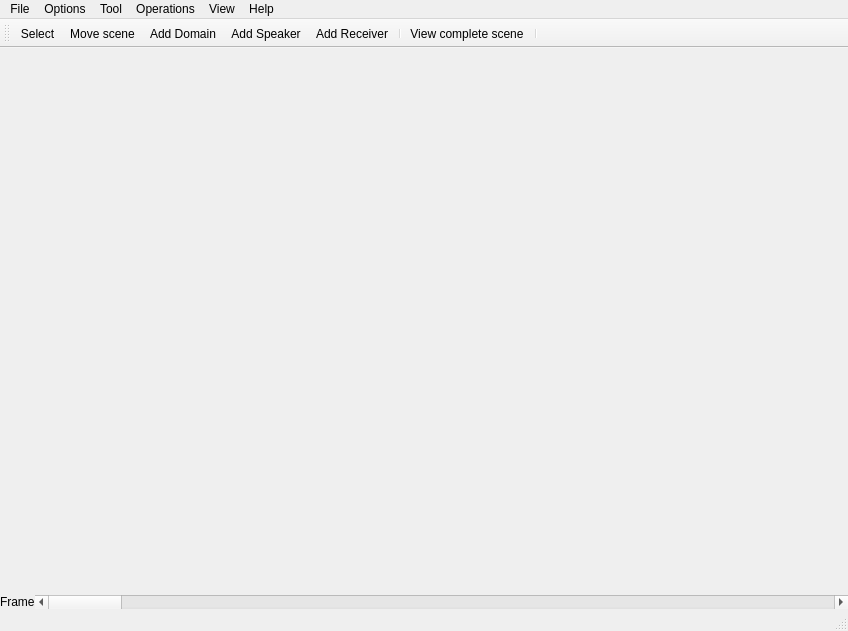
<?xml version="1.0" encoding="UTF-8"?>
<ui version="4.0">
 <class>MainWindow</class>
 <widget class="QMainWindow" name="MainWindow">
  <property name="geometry">
   <rect>
    <x>0</x>
    <y>0</y>
    <width>848</width>
    <height>631</height>
   </rect>
  </property>
  <property name="windowTitle">
   <string>OpenPSTD</string>
  </property>
  <widget class="QWidget" name="centralwidget">
   <layout class="QHBoxLayout" name="horizontalLayout">
    <property name="spacing">
     <number>0</number>
    </property>
    <property name="leftMargin">
     <number>0</number>
    </property>
    <property name="topMargin">
     <number>0</number>
    </property>
    <property name="rightMargin">
     <number>0</number>
    </property>
    <property name="bottomMargin">
     <number>0</number>
    </property>
    <item>
     <layout class="QVBoxLayout" name="verticalLayout_3">
      <item>
       <widget class="OpenPSTD::GUI::Viewer2D" name="mainView" native="true"/>
      </item>
      <item>
       <layout class="QHBoxLayout" name="horizontalLayout_2">
        <property name="sizeConstraint">
         <enum>QLayout::SetDefaultConstraint</enum>
        </property>
        <item>
         <widget class="QLabel" name="label_4">
          <property name="enabled">
           <bool>true</bool>
          </property>
          <property name="sizePolicy">
           <sizepolicy hsizetype="Maximum" vsizetype="Preferred">
            <horstretch>0</horstretch>
            <verstretch>0</verstretch>
           </sizepolicy>
          </property>
          <property name="text">
           <string>Frame</string>
          </property>
         </widget>
        </item>
        <item>
         <widget class="QScrollBar" name="hsbFrame">
          <property name="sizePolicy">
           <sizepolicy hsizetype="MinimumExpanding" vsizetype="Fixed">
            <horstretch>0</horstretch>
            <verstretch>0</verstretch>
           </sizepolicy>
          </property>
          <property name="orientation">
           <enum>Qt::Horizontal</enum>
          </property>
         </widget>
        </item>
       </layout>
      </item>
     </layout>
    </item>
   </layout>
  </widget>
  <widget class="QMenuBar" name="menubar">
   <property name="geometry">
    <rect>
     <x>0</x>
     <y>0</y>
     <width>848</width>
     <height>21</height>
    </rect>
   </property>
   <widget class="QMenu" name="menuFile">
    <property name="title">
     <string>File</string>
    </property>
    <widget class="QMenu" name="menuExport">
     <property name="title">
      <string>Export</string>
     </property>
     <addaction name="actionExport_HDF5"/>
     <addaction name="actionExport_Image"/>
    </widget>
    <addaction name="actionNew"/>
    <addaction name="actionOpen"/>
    <addaction name="actionSave"/>
    <addaction name="separator"/>
    <addaction name="menuExport"/>
    <addaction name="separator"/>
    <addaction name="actionClose"/>
   </widget>
   <widget class="QMenu" name="menuOption">
    <property name="title">
     <string>Options</string>
    </property>
    <widget class="QMenu" name="menuDimension">
     <property name="title">
      <string>Dimension</string>
     </property>
     <addaction name="action2D"/>
     <addaction name="action3D"/>
    </widget>
    <addaction name="menuDimension"/>
    <addaction name="actionDocument_Settings"/>
    <addaction name="actionApplication_Settings"/>
   </widget>
   <widget class="QMenu" name="menuHelp">
    <property name="title">
     <string>Help</string>
    </property>
    <addaction name="actionOpenPSTD_help"/>
    <addaction name="separator"/>
    <addaction name="actionAbout"/>
    <addaction name="actionAbout_icons"/>
   </widget>
   <widget class="QMenu" name="menuView">
    <property name="title">
     <string>View</string>
    </property>
    <addaction name="actionMove_scene"/>
    <addaction name="actionView_complete_scene"/>
    <addaction name="actionShow_grid"/>
   </widget>
   <widget class="QMenu" name="menuOperations">
    <property name="title">
     <string>Operations</string>
    </property>
    <addaction name="actionSelect"/>
    <addaction name="actionAdd_Domain"/>
    <addaction name="actionDelete_selected"/>
    <addaction name="actionResize_domain"/>
    <addaction name="actionEdit_properties_of_domain"/>
    <addaction name="actionStart_simulation"/>
   </widget>
   <widget class="QMenu" name="menuTool">
    <property name="title">
     <string>Tool</string>
    </property>
    <addaction name="actionSelect"/>
    <addaction name="actionMove_scene"/>
    <addaction name="separator"/>
    <addaction name="actionAdd_Domain"/>
    <addaction name="actionAdd_speaker"/>
    <addaction name="actionAdd_Receiver"/>
   </widget>
   <addaction name="menuFile"/>
   <addaction name="menuOption"/>
   <addaction name="menuTool"/>
   <addaction name="menuOperations"/>
   <addaction name="menuView"/>
   <addaction name="menuHelp"/>
  </widget>
  <widget class="QStatusBar" name="statusbar"/>
  <widget class="QToolBar" name="toolBar">
   <property name="windowTitle">
    <string>toolBar</string>
   </property>
   <attribute name="toolBarArea">
    <enum>TopToolBarArea</enum>
   </attribute>
   <attribute name="toolBarBreak">
    <bool>false</bool>
   </attribute>
   <addaction name="actionSelect"/>
   <addaction name="actionMove_scene"/>
   <addaction name="actionAdd_Domain"/>
   <addaction name="actionAdd_speaker"/>
   <addaction name="actionAdd_Receiver"/>
   <addaction name="separator"/>
   <addaction name="actionView_complete_scene"/>
   <addaction name="separator"/>
  </widget>
  <action name="actionNew">
   <property name="text">
    <string>&amp;New</string>
   </property>
   <property name="shortcut">
    <string>Ctrl+N</string>
   </property>
  </action>
  <action name="actionOpen">
   <property name="text">
    <string>Open</string>
   </property>
   <property name="shortcut">
    <string>Ctrl+O</string>
   </property>
  </action>
  <action name="actionSave">
   <property name="text">
    <string>Save</string>
   </property>
   <property name="shortcut">
    <string>Ctrl+S</string>
   </property>
  </action>
  <action name="actionClose">
   <property name="text">
    <string>Close</string>
   </property>
  </action>
  <action name="action2D">
   <property name="checkable">
    <bool>true</bool>
   </property>
   <property name="checked">
    <bool>true</bool>
   </property>
   <property name="text">
    <string>2D</string>
   </property>
  </action>
  <action name="action3D">
   <property name="checkable">
    <bool>true</bool>
   </property>
   <property name="enabled">
    <bool>false</bool>
   </property>
   <property name="text">
    <string>3D</string>
   </property>
  </action>
  <action name="actionOpenPSTD_help">
   <property name="text">
    <string>OpenPSTD help</string>
   </property>
   <property name="shortcut">
    <string>F1</string>
   </property>
  </action>
  <action name="actionAbout">
   <property name="text">
    <string>About</string>
   </property>
  </action>
  <action name="actionMove_scene">
   <property name="checkable">
    <bool>true</bool>
   </property>
   <property name="icon">
    <iconset resource="Resources.qrc">
     <normaloff>:/Images/noun_1476.png</normaloff>:/Images/noun_1476.png</iconset>
   </property>
   <property name="text">
    <string>Move scene</string>
   </property>
   <property name="toolTip">
    <string>Move the view</string>
   </property>
  </action>
  <action name="actionView_complete_scene">
   <property name="icon">
    <iconset resource="Resources.qrc">
     <normaloff>:/Images/noun_70430_cc.png</normaloff>:/Images/noun_70430_cc.png</iconset>
   </property>
   <property name="text">
    <string>View complete scene</string>
   </property>
  </action>
  <action name="actionAdd_Domain">
   <property name="checkable">
    <bool>true</bool>
   </property>
   <property name="icon">
    <iconset resource="Resources.qrc">
     <normaloff>:/Images/noun_40980_cc.png</normaloff>:/Images/noun_40980_cc.png</iconset>
   </property>
   <property name="text">
    <string>Add Domain</string>
   </property>
  </action>
  <action name="actionShow_grid">
   <property name="checkable">
    <bool>true</bool>
   </property>
   <property name="text">
    <string>Show grid</string>
   </property>
  </action>
  <action name="actionSelect">
   <property name="checkable">
    <bool>true</bool>
   </property>
   <property name="icon">
    <iconset resource="Resources.qrc">
     <normaloff>:/Images/noun_120460_cc.png</normaloff>:/Images/noun_120460_cc.png</iconset>
   </property>
   <property name="text">
    <string>Select</string>
   </property>
  </action>
  <action name="actionDelete_selected">
   <property name="text">
    <string>Delete selected</string>
   </property>
   <property name="toolTip">
    <string>Delete selected</string>
   </property>
   <property name="shortcut">
    <string>Del</string>
   </property>
  </action>
  <action name="actionResize_domain">
   <property name="text">
    <string>Resize domain</string>
   </property>
   <property name="shortcut">
    <string>Ctrl+R</string>
   </property>
  </action>
  <action name="actionEdit_properties_of_domain">
   <property name="text">
    <string>Edit properties of domain</string>
   </property>
   <property name="shortcut">
    <string>Ctrl+P</string>
   </property>
  </action>
  <action name="actionDocument_Settings">
   <property name="text">
    <string>Document Settings</string>
   </property>
   <property name="shortcut">
    <string>F10</string>
   </property>
  </action>
  <action name="actionAdd_speaker">
   <property name="checkable">
    <bool>true</bool>
   </property>
   <property name="icon">
    <iconset resource="Resources.qrc">
     <normaloff>:/Images/noun_100_cc.png</normaloff>:/Images/noun_100_cc.png</iconset>
   </property>
   <property name="text">
    <string>Add Speaker</string>
   </property>
   <property name="shortcut">
    <string>Ctrl+1</string>
   </property>
  </action>
  <action name="actionAdd_Receiver">
   <property name="checkable">
    <bool>true</bool>
   </property>
   <property name="icon">
    <iconset resource="Resources.qrc">
     <normaloff>:/Images/noun_33232_cc.png</normaloff>:/Images/noun_33232_cc.png</iconset>
   </property>
   <property name="text">
    <string>Add Receiver</string>
   </property>
   <property name="shortcut">
    <string>Ctrl+2</string>
   </property>
  </action>
  <action name="actionAbout_icons">
   <property name="text">
    <string>About icons</string>
   </property>
  </action>
  <action name="actionStart_simulation">
   <property name="text">
    <string>Start simulation</string>
   </property>
  </action>
  <action name="actionApplication_Settings">
   <property name="text">
    <string>Application Settings</string>
   </property>
  </action>
  <action name="actionExport_HDF5">
   <property name="text">
    <string>HDF5</string>
   </property>
  </action>
  <action name="actionExport_Image">
   <property name="text">
    <string>Image</string>
   </property>
  </action>
 </widget>
 <customwidgets>
  <customwidget>
   <class>OpenPSTD::GUI::Viewer2D</class>
   <extends>QWidget</extends>
   <header>GUI/Viewer2D.h</header>
   <container>1</container>
  </customwidget>
 </customwidgets>
 <resources>
  <include location="Resources.qrc"/>
 </resources>
 <connections>
  <connection>
   <sender>actionClose</sender>
   <signal>triggered()</signal>
   <receiver>MainWindow</receiver>
   <slot>close()</slot>
   <hints>
    <hint type="sourcelabel">
     <x>-1</x>
     <y>-1</y>
    </hint>
    <hint type="destinationlabel">
     <x>423</x>
     <y>315</y>
    </hint>
   </hints>
  </connection>
 </connections>
</ui>
